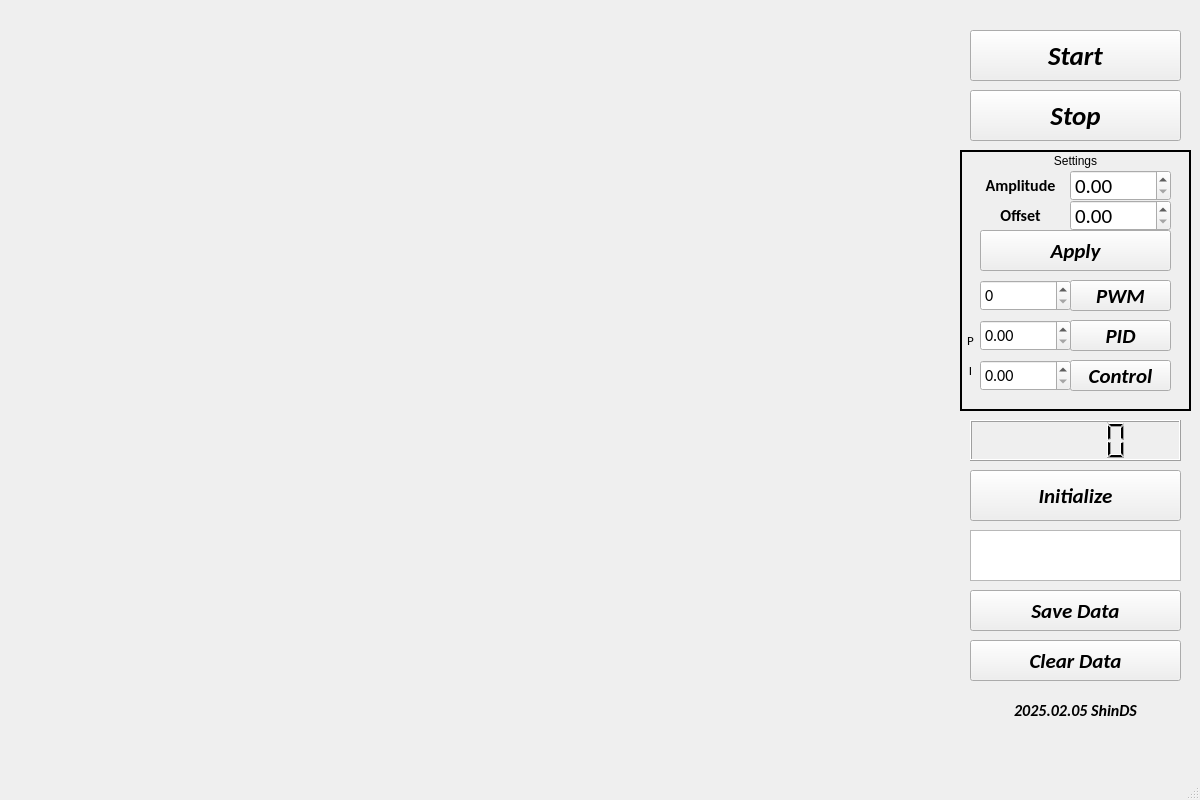
<?xml version="1.0" encoding="UTF-8"?>
<ui version="4.0">
 <class>MainWindow</class>
 <widget class="QMainWindow" name="MainWindow">
  <property name="geometry">
   <rect>
    <x>0</x>
    <y>0</y>
    <width>1200</width>
    <height>800</height>
   </rect>
  </property>
  <property name="windowTitle">
   <string>MainWindow</string>
  </property>
  <widget class="QWidget" name="centralwidget">
   <widget class="QPlainTextEdit" name="FileName">
    <property name="geometry">
     <rect>
      <x>970</x>
      <y>530</y>
      <width>211</width>
      <height>51</height>
     </rect>
    </property>
    <property name="font">
     <font>
      <family>Calibri</family>
      <pointsize>16</pointsize>
     </font>
    </property>
    <property name="plainText">
     <string/>
    </property>
   </widget>
   <widget class="QPushButton" name="DataZero">
    <property name="geometry">
     <rect>
      <x>970</x>
      <y>640</y>
      <width>211</width>
      <height>41</height>
     </rect>
    </property>
    <property name="font">
     <font>
      <family>Calibri</family>
      <pointsize>16</pointsize>
      <weight>75</weight>
      <italic>true</italic>
      <bold>true</bold>
     </font>
    </property>
    <property name="text">
     <string>Clear Data</string>
    </property>
   </widget>
   <widget class="QWidget" name="gridLayoutWidget">
    <property name="geometry">
     <rect>
      <x>10</x>
      <y>20</y>
      <width>931</width>
      <height>721</height>
     </rect>
    </property>
    <layout class="QGridLayout" name="gbox">
     <item row="1" column="0">
      <widget class="PlotWidget" name="pw2" native="true"/>
     </item>
     <item row="0" column="0">
      <widget class="PlotWidget" name="pw1" native="true"/>
     </item>
     <item row="2" column="0">
      <widget class="PlotWidget" name="pw4" native="true"/>
     </item>
    </layout>
   </widget>
   <widget class="QPushButton" name="StopBtn">
    <property name="geometry">
     <rect>
      <x>970</x>
      <y>90</y>
      <width>211</width>
      <height>51</height>
     </rect>
    </property>
    <property name="font">
     <font>
      <family>Calibri</family>
      <pointsize>20</pointsize>
      <weight>75</weight>
      <italic>true</italic>
      <bold>true</bold>
      <underline>false</underline>
      <strikeout>false</strikeout>
     </font>
    </property>
    <property name="text">
     <string>Stop</string>
    </property>
   </widget>
   <widget class="QPushButton" name="DataSave">
    <property name="geometry">
     <rect>
      <x>970</x>
      <y>590</y>
      <width>211</width>
      <height>41</height>
     </rect>
    </property>
    <property name="font">
     <font>
      <family>Calibri</family>
      <pointsize>16</pointsize>
      <weight>75</weight>
      <italic>true</italic>
      <bold>true</bold>
     </font>
    </property>
    <property name="text">
     <string>Save Data</string>
    </property>
   </widget>
   <widget class="QPushButton" name="GraphStart">
    <property name="geometry">
     <rect>
      <x>970</x>
      <y>30</y>
      <width>211</width>
      <height>51</height>
     </rect>
    </property>
    <property name="font">
     <font>
      <family>Calibri</family>
      <pointsize>20</pointsize>
      <weight>75</weight>
      <italic>true</italic>
      <bold>true</bold>
     </font>
    </property>
    <property name="text">
     <string>Start</string>
    </property>
    <property name="checkable">
     <bool>false</bool>
    </property>
   </widget>
   <widget class="QPushButton" name="Apply">
    <property name="geometry">
     <rect>
      <x>980</x>
      <y>230</y>
      <width>191</width>
      <height>41</height>
     </rect>
    </property>
    <property name="font">
     <font>
      <family>Calibri</family>
      <pointsize>16</pointsize>
      <weight>75</weight>
      <italic>true</italic>
      <bold>true</bold>
     </font>
    </property>
    <property name="text">
     <string>Apply</string>
    </property>
   </widget>
   <widget class="QLabel" name="label_7">
    <property name="geometry">
     <rect>
      <x>980</x>
      <y>150</y>
      <width>191</width>
      <height>21</height>
     </rect>
    </property>
    <property name="text">
     <string>Settings</string>
    </property>
    <property name="alignment">
     <set>Qt::AlignCenter</set>
    </property>
   </widget>
   <widget class="QLabel" name="label">
    <property name="geometry">
     <rect>
      <x>970</x>
      <y>690</y>
      <width>211</width>
      <height>41</height>
     </rect>
    </property>
    <property name="font">
     <font>
      <family>Calibri</family>
      <pointsize>12</pointsize>
      <weight>75</weight>
      <italic>true</italic>
      <bold>true</bold>
     </font>
    </property>
    <property name="layoutDirection">
     <enum>Qt::LeftToRight</enum>
    </property>
    <property name="text">
     <string>2025.02.05 ShinDS</string>
    </property>
    <property name="alignment">
     <set>Qt::AlignCenter</set>
    </property>
   </widget>
   <widget class="QPushButton" name="PWM_duty">
    <property name="geometry">
     <rect>
      <x>1070</x>
      <y>280</y>
      <width>101</width>
      <height>31</height>
     </rect>
    </property>
    <property name="font">
     <font>
      <family>Calibri</family>
      <pointsize>16</pointsize>
      <weight>75</weight>
      <italic>true</italic>
      <bold>true</bold>
     </font>
    </property>
    <property name="text">
     <string>PWM</string>
    </property>
   </widget>
   <widget class="QLCDNumber" name="CurrentTemp">
    <property name="geometry">
     <rect>
      <x>970</x>
      <y>420</y>
      <width>211</width>
      <height>41</height>
     </rect>
    </property>
    <property name="font">
     <font>
      <family>Calibri</family>
     </font>
    </property>
    <property name="smallDecimalPoint">
     <bool>false</bool>
    </property>
   </widget>
   <widget class="QLabel" name="label_5">
    <property name="geometry">
     <rect>
      <x>970</x>
      <y>170</y>
      <width>101</width>
      <height>31</height>
     </rect>
    </property>
    <property name="font">
     <font>
      <family>Calibri</family>
      <pointsize>12</pointsize>
      <weight>75</weight>
      <bold>true</bold>
     </font>
    </property>
    <property name="text">
     <string>Amplitude</string>
    </property>
    <property name="alignment">
     <set>Qt::AlignCenter</set>
    </property>
   </widget>
   <widget class="QDoubleSpinBox" name="Amplitude">
    <property name="geometry">
     <rect>
      <x>1070</x>
      <y>170</y>
      <width>101</width>
      <height>31</height>
     </rect>
    </property>
    <property name="font">
     <font>
      <family>Calibri</family>
      <pointsize>16</pointsize>
     </font>
    </property>
    <property name="maximum">
     <double>40.000000000000000</double>
    </property>
    <property name="singleStep">
     <double>0.100000000000000</double>
    </property>
    <property name="value">
     <double>0.000000000000000</double>
    </property>
   </widget>
   <widget class="QPushButton" name="control_start">
    <property name="geometry">
     <rect>
      <x>1070</x>
      <y>360</y>
      <width>101</width>
      <height>31</height>
     </rect>
    </property>
    <property name="font">
     <font>
      <family>Calibri</family>
      <pointsize>16</pointsize>
      <weight>75</weight>
      <italic>true</italic>
      <bold>true</bold>
     </font>
    </property>
    <property name="text">
     <string>Control</string>
    </property>
    <property name="checkable">
     <bool>true</bool>
    </property>
   </widget>
   <widget class="QDoubleSpinBox" name="Kp">
    <property name="geometry">
     <rect>
      <x>980</x>
      <y>320</y>
      <width>91</width>
      <height>31</height>
     </rect>
    </property>
    <property name="font">
     <font>
      <family>Calibri</family>
      <pointsize>12</pointsize>
     </font>
    </property>
    <property name="maximum">
     <double>500.000000000000000</double>
    </property>
    <property name="singleStep">
     <double>0.010000000000000</double>
    </property>
   </widget>
   <widget class="QLabel" name="label_9">
    <property name="geometry">
     <rect>
      <x>960</x>
      <y>330</y>
      <width>21</width>
      <height>20</height>
     </rect>
    </property>
    <property name="font">
     <font>
      <family>Calibri</family>
      <pointsize>10</pointsize>
     </font>
    </property>
    <property name="text">
     <string>P</string>
    </property>
    <property name="alignment">
     <set>Qt::AlignCenter</set>
    </property>
   </widget>
   <widget class="QLabel" name="label_11">
    <property name="geometry">
     <rect>
      <x>960</x>
      <y>360</y>
      <width>21</width>
      <height>20</height>
     </rect>
    </property>
    <property name="font">
     <font>
      <family>Calibri</family>
      <pointsize>10</pointsize>
     </font>
    </property>
    <property name="text">
     <string>I</string>
    </property>
    <property name="alignment">
     <set>Qt::AlignCenter</set>
    </property>
   </widget>
   <widget class="QDoubleSpinBox" name="Ki">
    <property name="geometry">
     <rect>
      <x>980</x>
      <y>360</y>
      <width>91</width>
      <height>31</height>
     </rect>
    </property>
    <property name="font">
     <font>
      <family>Calibri</family>
      <pointsize>12</pointsize>
     </font>
    </property>
    <property name="maximum">
     <double>20.000000000000000</double>
    </property>
    <property name="singleStep">
     <double>0.100000000000000</double>
    </property>
    <property name="value">
     <double>0.000000000000000</double>
    </property>
   </widget>
   <widget class="QLabel" name="label_8">
    <property name="geometry">
     <rect>
      <x>960</x>
      <y>150</y>
      <width>231</width>
      <height>261</height>
     </rect>
    </property>
    <property name="font">
     <font>
      <family>Liberation Sans</family>
      <pointsize>14</pointsize>
     </font>
    </property>
    <property name="frameShape">
     <enum>QFrame::Box</enum>
    </property>
    <property name="lineWidth">
     <number>2</number>
    </property>
    <property name="text">
     <string/>
    </property>
    <property name="alignment">
     <set>Qt::AlignCenter</set>
    </property>
   </widget>
   <widget class="QDoubleSpinBox" name="Offset">
    <property name="geometry">
     <rect>
      <x>1070</x>
      <y>200</y>
      <width>101</width>
      <height>31</height>
     </rect>
    </property>
    <property name="font">
     <font>
      <family>Calibri</family>
      <pointsize>16</pointsize>
     </font>
    </property>
    <property name="maximum">
     <double>90.000000000000000</double>
    </property>
    <property name="singleStep">
     <double>0.100000000000000</double>
    </property>
    <property name="value">
     <double>0.000000000000000</double>
    </property>
   </widget>
   <widget class="QLabel" name="label_6">
    <property name="geometry">
     <rect>
      <x>970</x>
      <y>200</y>
      <width>101</width>
      <height>31</height>
     </rect>
    </property>
    <property name="font">
     <font>
      <family>Calibri</family>
      <pointsize>12</pointsize>
      <weight>75</weight>
      <bold>true</bold>
     </font>
    </property>
    <property name="text">
     <string>Offset</string>
    </property>
    <property name="alignment">
     <set>Qt::AlignCenter</set>
    </property>
   </widget>
   <widget class="QPushButton" name="PID">
    <property name="geometry">
     <rect>
      <x>1070</x>
      <y>320</y>
      <width>101</width>
      <height>31</height>
     </rect>
    </property>
    <property name="font">
     <font>
      <family>Calibri</family>
      <pointsize>16</pointsize>
      <weight>75</weight>
      <italic>true</italic>
      <bold>true</bold>
     </font>
    </property>
    <property name="text">
     <string>PID</string>
    </property>
   </widget>
   <widget class="QDoubleSpinBox" name="duty">
    <property name="geometry">
     <rect>
      <x>980</x>
      <y>280</y>
      <width>91</width>
      <height>31</height>
     </rect>
    </property>
    <property name="font">
     <font>
      <family>Calibri</family>
      <pointsize>12</pointsize>
     </font>
    </property>
    <property name="decimals">
     <number>0</number>
    </property>
    <property name="maximum">
     <double>100.000000000000000</double>
    </property>
    <property name="singleStep">
     <double>1.000000000000000</double>
    </property>
   </widget>
   <widget class="QPushButton" name="Zeroset_2">
    <property name="geometry">
     <rect>
      <x>970</x>
      <y>470</y>
      <width>211</width>
      <height>51</height>
     </rect>
    </property>
    <property name="font">
     <font>
      <family>Calibri</family>
      <pointsize>16</pointsize>
      <weight>75</weight>
      <italic>true</italic>
      <bold>true</bold>
     </font>
    </property>
    <property name="text">
     <string>Initialize</string>
    </property>
   </widget>
   <zorder>label_8</zorder>
   <zorder>FileName</zorder>
   <zorder>DataZero</zorder>
   <zorder>gridLayoutWidget</zorder>
   <zorder>StopBtn</zorder>
   <zorder>DataSave</zorder>
   <zorder>GraphStart</zorder>
   <zorder>Apply</zorder>
   <zorder>label_7</zorder>
   <zorder>label</zorder>
   <zorder>PWM_duty</zorder>
   <zorder>CurrentTemp</zorder>
   <zorder>Amplitude</zorder>
   <zorder>control_start</zorder>
   <zorder>label_5</zorder>
   <zorder>Kp</zorder>
   <zorder>label_9</zorder>
   <zorder>label_11</zorder>
   <zorder>Ki</zorder>
   <zorder>Offset</zorder>
   <zorder>label_6</zorder>
   <zorder>PID</zorder>
   <zorder>duty</zorder>
   <zorder>Zeroset_2</zorder>
  </widget>
  <widget class="QMenuBar" name="menubar">
   <property name="geometry">
    <rect>
     <x>0</x>
     <y>0</y>
     <width>1200</width>
     <height>22</height>
    </rect>
   </property>
  </widget>
  <widget class="QStatusBar" name="statusbar"/>
 </widget>
 <customwidgets>
  <customwidget>
   <class>PlotWidget</class>
   <extends>QWidget</extends>
   <header>pyqtgraph</header>
   <container>1</container>
  </customwidget>
 </customwidgets>
 <resources/>
 <connections/>
</ui>
